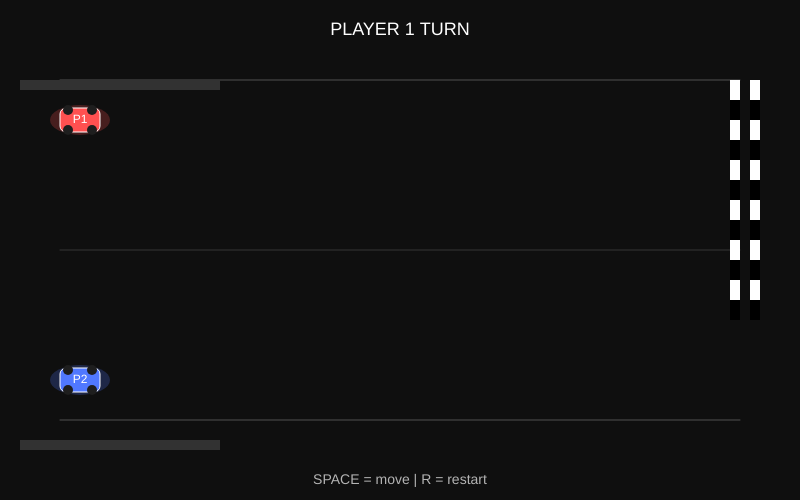
Frame 1 (no input)
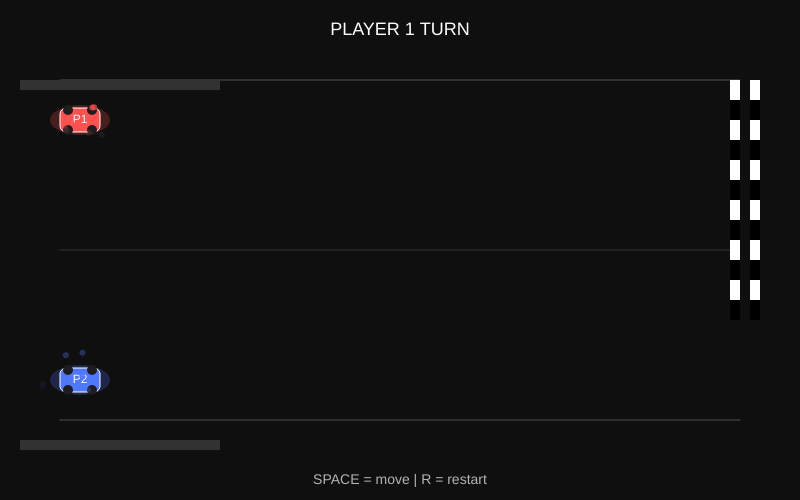
Frame 60 (no input)
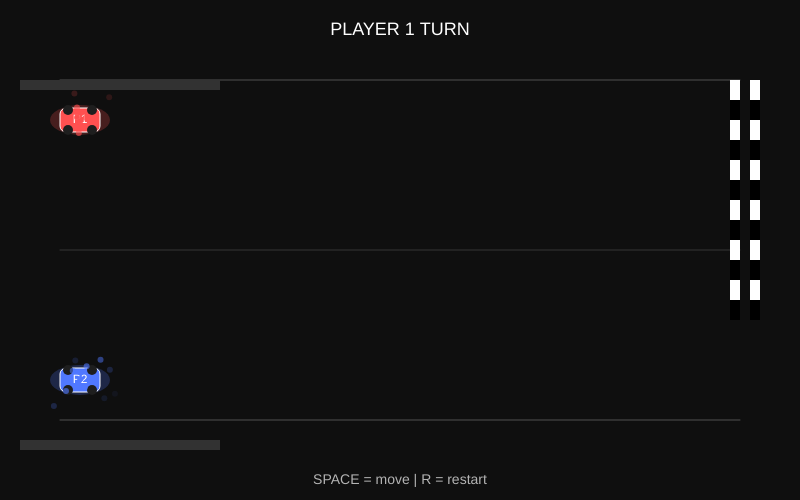
Frame 120 (the mouse pressed at the canvas centre since frame 60)

The p5.js sketch that drew these frames (run headless with seeded random() and noise() and a simulated clock; from frame 60 on, the mouse is pressed at the canvas centre):

// p5.js sketch
// ── sketch.js
let p1 = { progress: 0, target: 0, y: 120, col: null };
let p2 = { progress: 0, target: 0, y: 380, col: null };

let currentPlayer = 1;
let gameActive = true;
let winner = null;

let cooldown = false;
let cooldownTimer = 0;
let message = "";

let particles = [];

function setup() {
  createCanvas(800, 500);
  textAlign(CENTER, CENTER);

  p1.col = color(255, 80, 80);
  p2.col = color(80, 120, 255);
}

function draw() {
  background(15);

  drawTrack();
  updatePlayers();
  drawPlayers();
  drawParticles();
  drawUI();

  if (!gameActive) {
    drawGameOver();
    return;
  }

  if (cooldown && millis() - cooldownTimer > 500) {
    cooldown = false;
    message = "";
  }
}

//TRACK
function drawTrack() {
  stroke(80);
  line(60, 80, width - 60, 80);
  line(60, height - 80, width - 60, height - 80);

  // finish line
  for (let i = 0; i < 12; i++) {
    fill(i % 2 === 0 ? 255 : 0);
    noStroke();
    rect(width - 70, 80 + i * 20, 10, 20);
    rect(width - 50, 80 + i * 20, 10, 20);
  }

  stroke(255, 40);
  line(60, height / 2, width - 60, height / 2);
}

// PLAYERS
function updatePlayers() {
  // smooth animation toward target
  p1.progress = lerp(p1.progress, p1.target, 0.12);
  p2.progress = lerp(p2.progress, p2.target, 0.12);

  // win check
  if (p1.target >= 100) endGame(1);
  if (p2.target >= 100) endGame(2);
}

function drawPlayers() {
  drawCar(p1);
  drawCar(p2);
}

function drawCar(p) {
  let x = map(p.progress, 0, 100, 80, width - 100);

  // trail particle spawn
  if (random() < 0.2 && gameActive) {
    particles.push({
      x: x,
      y: p.y,
      vx: random(-1, 1),
      vy: random(-1, 1),
      life: 255,
      col: p.col
    });
  }

  // glow
  noStroke();
  fill(red(p.col), green(p.col), blue(p.col), 60);
  ellipse(x, p.y, 60, 30);

  // body
  fill(p.col);
  stroke(255);
  rect(x - 20, p.y - 12, 40, 24, 6);

  // wheels
  fill(30);
  noStroke();
  ellipse(x - 12, p.y - 10, 10);
  ellipse(x + 12, p.y - 10, 10);
  ellipse(x - 12, p.y + 10, 10);
  ellipse(x + 12, p.y + 10, 10);

  // label
  fill(255);
  textSize(12);
  text("P" + (p === p1 ? 1 : 2), x, p.y);
}

//PARTICLES
function drawParticles() {
  for (let i = particles.length - 1; i >= 0; i--) {
    let p = particles[i];
    p.x += p.vx;
    p.y += p.vy;
    p.life -= 6;

    fill(red(p.col), green(p.col), blue(p.col), p.life);
    noStroke();
    ellipse(p.x, p.y, 6);

    if (p.life <= 0) particles.splice(i, 1);
  }
}

//INPUT
function keyPressed() {
  if (key === 'r' || key === 'R') restart();

  if (key === ' ' && gameActive && !cooldown) {
    takeTurn();
  }
}

function takeTurn() {
  let move = random(5, 25);

  let player = currentPlayer === 1 ? p1 : p2;
  let old = player.target;

  // risk/reward mechanic
  let risk = random();
  if (risk > 0.85) move *= 1.8; // lucky boost
  if (risk < 0.1) move *= 0.5;  // slow penalty

  player.target = min(player.target + move, 100);

  message =
    "P" +
    currentPlayer +
    (move > 20 ? " BOOST!" : " moved " + floor(move) + "%");

  cooldown = true;
  cooldownTimer = millis();

  currentPlayer = currentPlayer === 1 ? 2 : 1;
}

// UI
function drawUI() {
  fill(255);
  textSize(18);

  text(
    currentPlayer === 1 ? "PLAYER 1 TURN" : "PLAYER 2 TURN",
    width / 2,
    30
  );

  textSize(14);
  fill(180);
  text("SPACE = move | R = restart", width / 2, height - 20);

  fill(255, 200, 80);
  text(message, width / 2, 60);

  // progress bars
  drawBar(20, 80, p1.progress, color(255, 80, 80));
  drawBar(20, height - 60, p2.progress, color(80, 120, 255));
}

function drawBar(x, y, val, col) {
  fill(50);
  rect(x, y, 200, 10);

  fill(col);
  rect(x, y, map(val, 0, 100, 0, 200), 10);
}

//GAME STATE
function endGame(w) {
  gameActive = false;
  winner = w;
}

function drawGameOver() {
  fill(255, 220, 100);
  textSize(42);
  text("PLAYER " + winner + " WINS!", width / 2, height / 2);

  fill(200);
  textSize(16);
  text("Press R to restart", width / 2, height / 2 + 50);
}

function restart() {
  p1.progress = p1.target = 0;
  p2.progress = p2.target = 0;

  currentPlayer = 1;
  gameActive = true;
  winner = null;
  message = "";
  particles = [];
}
